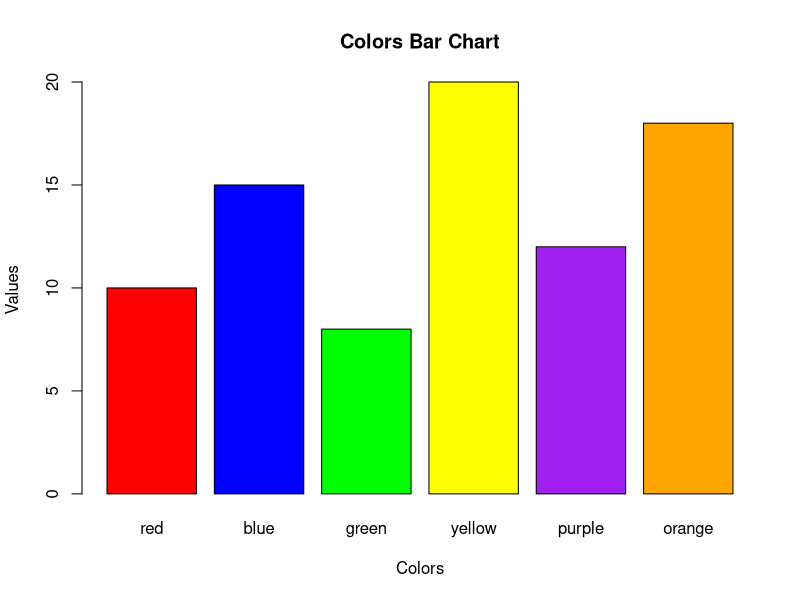
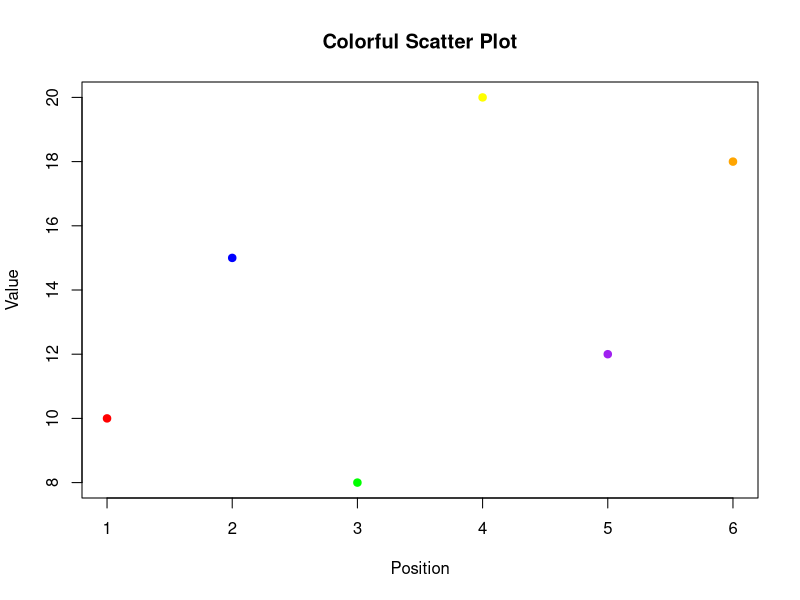

These figures' R source, in order:
# Урок 02: Кольори та основи візуалізації
# Lesson 02: Colors and Visualization Basics

# Цілі навчання / Learning objectives:
# - Вивчити назви кольорів англійською / Learn color names in English
# - Створювати основні графіки / Create basic plots
# - Практикувати словник візуалізації / Practice visualization vocabulary

# ======= VOCABULARY / СЛОВНИК =======
# color/colour - колір
# plot - графік, діаграма
# visualization - візуалізація
# red - червоний
# blue - синій
# green - зелений
# yellow - жовтий
# purple - фіолетовий
# orange - оранжевий

# ======= ОСНОВИ КОЛЬОРІВ / COLOR BASICS =======

# Вектор основних кольорів / Basic colors vector
basic_colors <- c("red", "blue", "green", "yellow", "purple", "orange")
print(basic_colors)

# Створити зразкові дані / Create some sample data
sample_numbers <- c(10, 15, 8, 20, 12, 18)

# ======= ПРОСТІ ГРАФІКИ / SIMPLE PLOTS =======

# Стовпчаста діаграма з кольорами / Bar plot with colors
barplot(sample_numbers, 
        names.arg = basic_colors,
        col = basic_colors,
        main = "Colors Bar Chart",  # title
        xlab = "Colors",            # x-axis label
        ylab = "Values")            # y-axis label

# Scatter plot / Точкова діаграма
plot(sample_numbers, 
     col = basic_colors,
     pch = 19,  # point type (solid circles)
     main = "Colorful Scatter Plot",
     xlab = "Position",
     ylab = "Value")

# ======= PRACTICE EXERCISES / ВПРАВИ =======
# TODO: Create a vector with your 5 favorite colors
# TODO: Create a bar plot with your favorite colors
# TODO: Try different plot types: pie chart, line plot